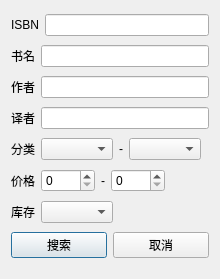
<?xml version="1.0" encoding="UTF-8"?>
<ui version="4.0">
 <class>detail_search_window</class>
 <widget class="QDialog" name="detail_search_window">
  <property name="geometry">
   <rect>
    <x>0</x>
    <y>0</y>
    <width>220</width>
    <height>279</height>
   </rect>
  </property>
  <property name="windowTitle">
   <string>高级搜索</string>
  </property>
  <layout class="QGridLayout" name="gridLayout">
   <item row="0" column="0">
    <layout class="QHBoxLayout" name="horizontalLayout">
     <item>
      <widget class="QLabel" name="label_ISBN">
       <property name="text">
        <string>ISBN</string>
       </property>
      </widget>
     </item>
     <item>
      <widget class="QLineEdit" name="lineEdit_ISBN"/>
     </item>
    </layout>
   </item>
   <item row="1" column="0">
    <layout class="QHBoxLayout" name="horizontalLayout_2">
     <item>
      <widget class="QLabel" name="label_book_name">
       <property name="text">
        <string>书名</string>
       </property>
      </widget>
     </item>
     <item>
      <widget class="QLineEdit" name="lineEdit_book_name"/>
     </item>
    </layout>
   </item>
   <item row="2" column="0">
    <layout class="QHBoxLayout" name="horizontalLayout_3">
     <item>
      <widget class="QLabel" name="label_author">
       <property name="text">
        <string>作者</string>
       </property>
      </widget>
     </item>
     <item>
      <widget class="QLineEdit" name="lineEdit_author"/>
     </item>
    </layout>
   </item>
   <item row="3" column="0">
    <layout class="QHBoxLayout" name="horizontalLayout_4">
     <item>
      <widget class="QLabel" name="label_translator">
       <property name="text">
        <string>译者</string>
       </property>
      </widget>
     </item>
     <item>
      <widget class="QLineEdit" name="lineEdit_translator"/>
     </item>
    </layout>
   </item>
   <item row="4" column="0">
    <layout class="QHBoxLayout" name="horizontalLayout_5">
     <item>
      <widget class="QLabel" name="label_class">
       <property name="text">
        <string>分类</string>
       </property>
      </widget>
     </item>
     <item>
      <widget class="QComboBox" name="comboBox_class1"/>
     </item>
     <item>
      <widget class="QLabel" name="label_2">
       <property name="text">
        <string>-</string>
       </property>
      </widget>
     </item>
     <item>
      <widget class="QComboBox" name="comboBox_class2"/>
     </item>
     <item>
      <spacer name="horizontalSpacer_3">
       <property name="orientation">
        <enum>Qt::Horizontal</enum>
       </property>
       <property name="sizeHint" stdset="0">
        <size>
         <width>40</width>
         <height>20</height>
        </size>
       </property>
      </spacer>
     </item>
    </layout>
   </item>
   <item row="5" column="0">
    <layout class="QHBoxLayout" name="horizontalLayout_6">
     <item>
      <widget class="QLabel" name="label_price">
       <property name="text">
        <string>价格</string>
       </property>
      </widget>
     </item>
     <item>
      <widget class="QSpinBox" name="spinBox_price1">
       <property name="maximum">
        <number>9999</number>
       </property>
      </widget>
     </item>
     <item>
      <widget class="QLabel" name="label_9">
       <property name="text">
        <string>-</string>
       </property>
      </widget>
     </item>
     <item>
      <widget class="QSpinBox" name="spinBox_price2">
       <property name="maximum">
        <number>9999</number>
       </property>
      </widget>
     </item>
     <item>
      <spacer name="horizontalSpacer">
       <property name="orientation">
        <enum>Qt::Horizontal</enum>
       </property>
       <property name="sizeHint" stdset="0">
        <size>
         <width>40</width>
         <height>20</height>
        </size>
       </property>
      </spacer>
     </item>
    </layout>
   </item>
   <item row="6" column="0">
    <layout class="QHBoxLayout" name="horizontalLayout_7">
     <item>
      <widget class="QLabel" name="label_stock">
       <property name="text">
        <string>库存</string>
       </property>
      </widget>
     </item>
     <item>
      <widget class="QComboBox" name="comboBox_stock"/>
     </item>
     <item>
      <spacer name="horizontalSpacer_2">
       <property name="orientation">
        <enum>Qt::Horizontal</enum>
       </property>
       <property name="sizeHint" stdset="0">
        <size>
         <width>40</width>
         <height>20</height>
        </size>
       </property>
      </spacer>
     </item>
    </layout>
   </item>
   <item row="7" column="0">
    <layout class="QHBoxLayout" name="horizontalLayout_8">
     <item>
      <widget class="QPushButton" name="pushButton_accept">
       <property name="text">
        <string>搜索</string>
       </property>
      </widget>
     </item>
     <item>
      <widget class="QPushButton" name="pushButton_cancel">
       <property name="text">
        <string>取消</string>
       </property>
      </widget>
     </item>
    </layout>
   </item>
  </layout>
 </widget>
 <resources/>
 <connections/>
</ui>
